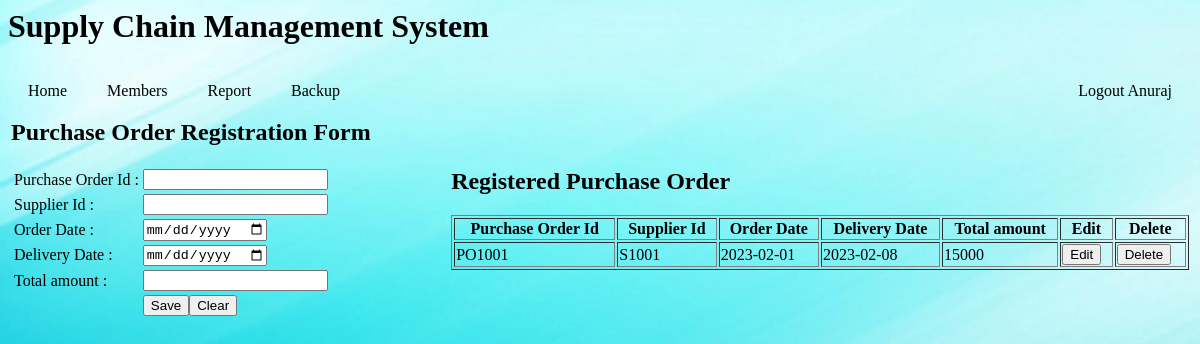
Screenshot of /SCM/purchases/purchase.php (signed in) with the database file from the repository.
### tables this page shows
CREATE TABLE `purchaseorder` (
  `purchaseorderid` varchar(11) NOT NULL,
  `supplierid` varchar(11) NOT NULL,
  `orderdate` varchar(20) NOT NULL,
  `deliverydate` varchar(20) NOT NULL,
  `total_amount` double NOT NULL
);

### SCM/model/commFunc5.php (the view, shortened to what this page needs)
<?php
class commonFunc5{
	public static function userTable(){
        $link = mysqli_connect("localhost","root","","webdev");
		$sql = "SELECT * FROM `purchaseorder`";
		$query = mysqli_query($link,$sql) or die ("sql error");
		while ($row = mysqli_fetch_array($query)) {
								 echo "<tr>";
								 echo "<td>".$row['purchaseorderid']."</td>";
								 echo "<td>".$row['supplierid']."</td>";
								 echo "<td>".$row['orderdate']."</td>";
								 echo "<td>".$row['deliverydate']."</td>";
								 echo "<td>".$row['total_amount']."</td>";
								 echo "<td><button type='submit' name='select' value='".$row['purchaseorderid']."'>Edit</button></td>";
								 echo "<td><button type='submit' name='delete' value='".$row['purchaseorderid']." '>Delete</button></td>";
								 echo "</tr>";
						 }
	}
}
?>

### SCM/home.css (style rules this page uses)
body { background-size:cover; background-repeat:no-repeat; background-attachment: fixed }

### rows the page displays
purchaseorder: purchaseorderid "PO1001", supplierid "S1001", orderdate "2023-02-01", deliverydate "2023-02-08", total_amount "15000"

### other values shown
$_SESSION['uname'] "Anuraj"
